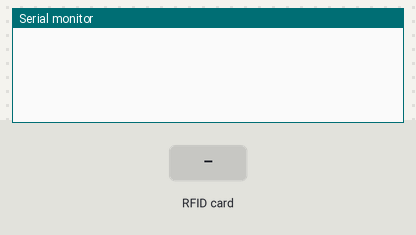
The sketch below on a simulated Arduino Uno, built with avr-gcc and run on an emulated ATmega328P. Parts: the last lines printed to the serial monitor. The test bench sets the inputs (shaded band).

Above: at 1.2 s.
1.3 s: RFID card 02 DF 3E 34 held to the reader
At 1.9 s:
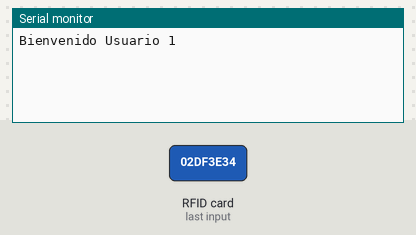
2.8 s: RFID card 5E 7A 19 C4 held to the reader
At 3.2 s:
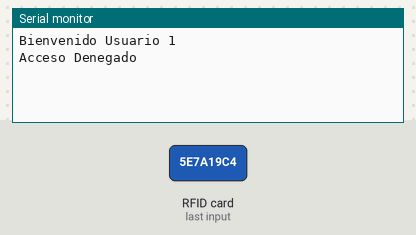
4.3 s: RFID card 02 DF 3E 34 held to the reader
At 5.5 s:
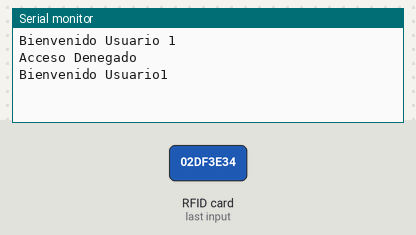
5.8 s: RFID card F4 B6 33 2A held to the reader
At 7.0 s:
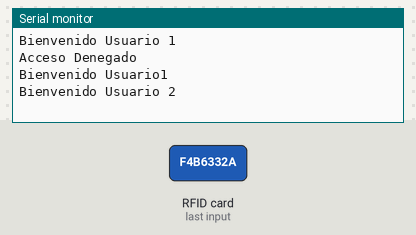

Measured:
- after the input at 1.3 s, the serial monitor: prints a new line at once (image 1)
- after the input at 2.8 s, the serial monitor: prints a new line at once (image 2)
- after the input at 4.3 s, the serial monitor: prints a new line at once (image 3)
- after the input at 5.8 s, the serial monitor: prints a new line at once (image 4)

The sketch:

ControlRFID.ino
```cpp
#include <SPI.h>
#include <MFRC522.h>

#define RST_PIN  9    //Pin 9 para el reset del RC522
#define SS_PIN  10   //Pin 10 para el SS (SDA) del RC522
MFRC522 mfrc522(SS_PIN, RST_PIN); ///Creamos el objeto para el RC522
int i = 2;
String readString;
void setup() {
  Serial.begin(9600);
  SPI.begin();
  mfrc522.PCD_Init();

}

byte ActualUID[4]; //almacenará el código del Tag leído
byte Usuario1[4]= {0x02, 0xDF, 0x3E, 0x34} ; //código del usuario 1
byte Usuario2[4]= {0xF4, 0xB6, 0x33, 0x2A} ; //código del usuario 2


void loop() {
  // Revisamos si hay nuevas tarjetas  presentes


  if ( mfrc522.PICC_IsNewCardPresent())
        {
      //Seleccionamos una tarjeta
            if ( mfrc522.PICC_ReadCardSerial())
            {
                  // Enviamos serialemente su UID
                 // Serial.print(F("Card UID:"));
                  for (byte i = 0; i < mfrc522.uid.size; i++) {
                  //        Serial.print(mfrc522.uid.uidByte[i] < 0x10 ? " 0" : " ");
                  //        Serial.print(mfrc522.uid.uidByte[i], HEX);
                          ActualUID[i]=mfrc522.uid.uidByte[i];
                  }


                  //char c = Serial.write();
                  //comparamos los UID para determinar si es uno de nuestros usuarios
                  if(compareArray(ActualUID,Usuario1)){
                    i = i + 1;
                    if(i % 2 == 0){
                      Serial.println("Bienvenido Usuario1");
                      Serial.flush();
                    }
                    else if(i % 2 != 0){
                      Serial.println("Bienvenido Usuario 1");
                      Serial.flush();
                    }

                    }
                  else if(compareArray(ActualUID,Usuario2)){
                    Serial.println("Bienvenido Usuario 2");
                    }
                  else
                    Serial.println("Acceso Denegado");


                  // Terminamos la lectura de la tarjeta tarjeta  actual
                  mfrc522.PICC_HaltA();

            }

  }

}


//Función para comparar dos vectores
 boolean compareArray(byte array1[],byte array2[])
{
  if(array1[0] != array2[0])return(false);
  if(array1[1] != array2[1])return(false);
  if(array1[2] != array2[2])return(false);
  if(array1[3] != array2[3])return(false);
  return(true);
}
```
